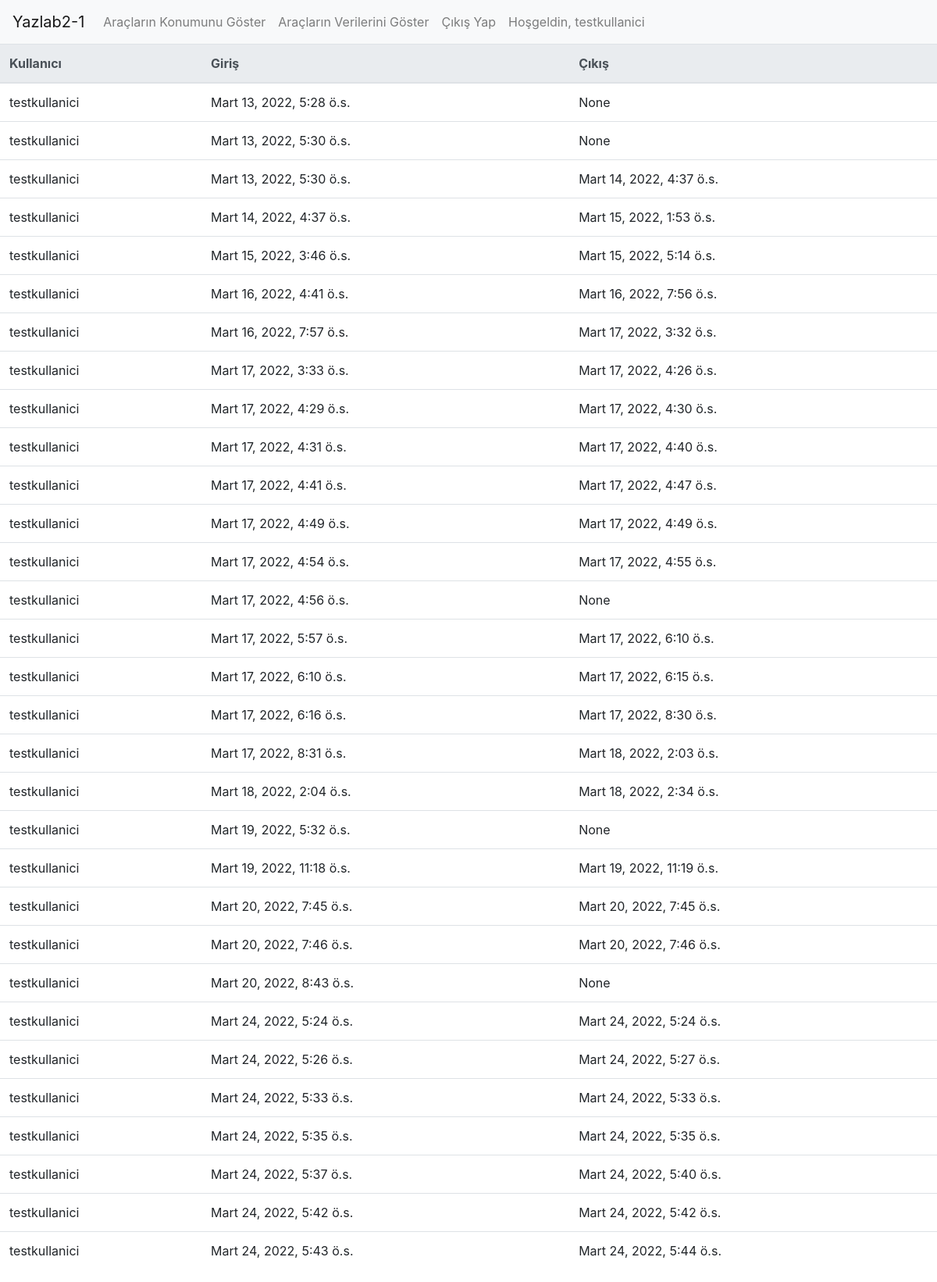
Screenshot of /user_situation (signed in) with the database file from the repository.
### siteuser/models.py (models this page shows)
class UserLoginTime(models.Model):
    user=models.ForeignKey(settings.AUTH_USER_MODEL, on_delete=models.CASCADE)
    login_date=models.DateTimeField(
            blank=True, null=True)
    logout_date=models.DateTimeField(
            blank=True, null=True)

### siteuser/views.py (the view)
# urls.py: path("user_situation", views.user_value, name= "user_situation"),
def user_value(request):
	log_data=UserLoginTime.objects.filter(user=request.user)
	return render(request=request,template_name="siteuser/user_data.html",context={'log_user':log_data})

### siteuser/templates/siteuser/user_data.html
{% extends "siteuser/header.html" %}
{% block content %}
<table class="table">
    <thead class="thead-light">
      <tr>
        <th scope="col">Kullanıcı</th>
        <th scope="col">Giriş</th>
        <th scope="col">Çıkış</th>
      </tr>
    </thead>
    <tbody>
    {%for log in log_user%}
      <tr>
        <td>{{log.user}}</td>
        <td>{{log.login_date}}</td>
        <td>{{log.logout_date}}</td>
      </tr>
    {%endfor%}
    </tbody>
  </table>
{% endblock %}

### siteuser/templates/siteuser/header.html (shortened to what this page needs)
<!DOCTYPE html>
<html>
  <head>
    <link rel="stylesheet" href="https://stackpath.bootstrapcdn.com/bootstrap/4.4.1/css/bootstrap.min.css">
  </head>
  <body>
<nav class="navbar navbar-expand-lg navbar-light bg-light">
  <a class="navbar-brand" href="/">Yazlab2-1</a>
  <div class="collapse navbar-collapse" id="navbarText">
    <ul class="navbar-nav mr-auto">
      {% if user.is_authenticated %}
      <li class="nav-item">
        <a class="nav-link" href="/show_map">Araçların Konumunu Göster</a>
      </li>
      <li class="nav-item">
        <a class="nav-link" href="/show_data">Araçların Verilerini Göster</a>
      </li>
      <li class="nav-item">
        <a class="nav-link" href="/logout">Çıkış Yap</a>
      </li>
      <li class="nav-item">
        <a class="nav-link" href="/user_situation">Hoşgeldin, {{user.username}}</a>
      </li>
      {% else %}
      <li class="nav-item">
        <a class="nav-link" href="/login">Kullanıcı Girişi</a>
      </li>
      {% endif %}
    </ul>
  </div>
</nav>
    {% block content %}
    {% endblock %}
  </body>
</html>

### rows the page displays
UserLoginTime: user "testkullanici", login_date "Mart 13, 2022, 5:28 ö.s.", logout_date "None"
UserLoginTime: user "testkullanici", login_date "Mart 13, 2022, 5:30 ö.s.", logout_date "None"
UserLoginTime: user "testkullanici", login_date "Mart 13, 2022, 5:30 ö.s.", logout_date "Mart 14, 2022, 4:37 ö.s."
UserLoginTime: user "testkullanici", login_date "Mart 14, 2022, 4:37 ö.s.", logout_date "Mart 15, 2022, 1:53 ö.s."
UserLoginTime: user "testkullanici", login_date "Mart 15, 2022, 3:46 ö.s.", logout_date "Mart 15, 2022, 5:14 ö.s."
UserLoginTime: user "testkullanici", login_date "Mart 16, 2022, 4:41 ö.s.", logout_date "Mart 16, 2022, 7:56 ö.s."
UserLoginTime: user "testkullanici", login_date "Mart 16, 2022, 7:57 ö.s.", logout_date "Mart 17, 2022, 3:32 ö.s."
UserLoginTime: user "testkullanici", login_date "Mart 17, 2022, 3:33 ö.s.", logout_date "Mart 17, 2022, 4:26 ö.s."
UserLoginTime: user "testkullanici", login_date "Mart 17, 2022, 4:29 ö.s.", logout_date "Mart 17, 2022, 4:30 ö.s."
UserLoginTime: user "testkullanici", login_date "Mart 17, 2022, 4:31 ö.s.", logout_date "Mart 17, 2022, 4:40 ö.s."
UserLoginTime: user "testkullanici", login_date "Mart 17, 2022, 4:41 ö.s.", logout_date "Mart 17, 2022, 4:47 ö.s."
UserLoginTime: user "testkullanici", login_date "Mart 17, 2022, 4:49 ö.s.", logout_date "Mart 17, 2022, 4:49 ö.s."
UserLoginTime: user "testkullanici", login_date "Mart 17, 2022, 4:54 ö.s.", logout_date "Mart 17, 2022, 4:55 ö.s."
UserLoginTime: user "testkullanici", login_date "Mart 17, 2022, 4:56 ö.s.", logout_date "None"
UserLoginTime: user "testkullanici", login_date "Mart 17, 2022, 5:57 ö.s.", logout_date "Mart 17, 2022, 6:10 ö.s."
UserLoginTime: user "testkullanici", login_date "Mart 17, 2022, 6:10 ö.s.", logout_date "Mart 17, 2022, 6:15 ö.s."
UserLoginTime: user "testkullanici", login_date "Mart 17, 2022, 6:16 ö.s.", logout_date "Mart 17, 2022, 8:30 ö.s."
UserLoginTime: user "testkullanici", login_date "Mart 17, 2022, 8:31 ö.s.", logout_date "Mart 18, 2022, 2:03 ö.s."
UserLoginTime: user "testkullanici", login_date "Mart 18, 2022, 2:04 ö.s.", logout_date "Mart 18, 2022, 2:34 ö.s."
UserLoginTime: user "testkullanici", login_date "Mart 19, 2022, 5:32 ö.s.", logout_date "None"
UserLoginTime: user "testkullanici", login_date "Mart 19, 2022, 11:18 ö.s.", logout_date "Mart 19, 2022, 11:19 ö.s."
UserLoginTime: user "testkullanici", login_date "Mart 20, 2022, 7:45 ö.s.", logout_date "Mart 20, 2022, 7:45 ö.s."
UserLoginTime: user "testkullanici", login_date "Mart 20, 2022, 7:46 ö.s.", logout_date "Mart 20, 2022, 7:46 ö.s."
UserLoginTime: user "testkullanici", login_date "Mart 20, 2022, 8:43 ö.s.", logout_date "None"
UserLoginTime: user "testkullanici", login_date "Mart 24, 2022, 5:24 ö.s.", logout_date "Mart 24, 2022, 5:24 ö.s."
UserLoginTime: user "testkullanici", login_date "Mart 24, 2022, 5:26 ö.s.", logout_date "Mart 24, 2022, 5:27 ö.s."
UserLoginTime: user "testkullanici", login_date "Mart 24, 2022, 5:33 ö.s.", logout_date "Mart 24, 2022, 5:33 ö.s."
UserLoginTime: user "testkullanici", login_date "Mart 24, 2022, 5:35 ö.s.", logout_date "Mart 24, 2022, 5:35 ö.s."
UserLoginTime: user "testkullanici", login_date "Mart 24, 2022, 5:37 ö.s.", logout_date "Mart 24, 2022, 5:40 ö.s."
UserLoginTime: user "testkullanici", login_date "Mart 24, 2022, 5:42 ö.s.", logout_date "Mart 24, 2022, 5:42 ö.s."
UserLoginTime: user "testkullanici", login_date "Mart 24, 2022, 5:43 ö.s.", logout_date "Mart 24, 2022, 5:44 ö.s."

### other values shown
{{ user.username }} "testkullanici"
